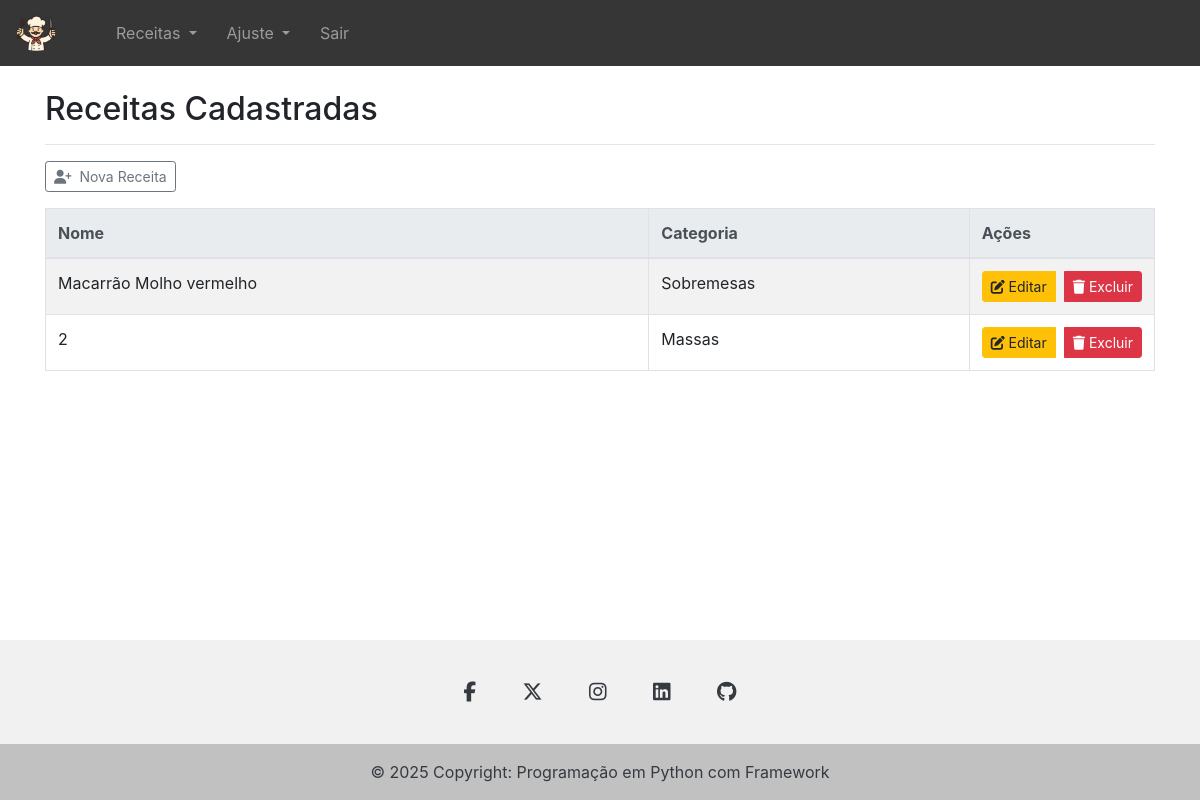
The page /listreceita (signed in) on the database its author committed.
### tables this page shows
CREATE TABLE receitas (
            id INTEGER PRIMARY KEY AUTOINCREMENT,
            nome_receita TEXT NOT NULL,
            ingredientes TEXT NOT NULL,
            modo_preparo TEXT NOT NULL,
            categoria TEXT NOT NULL
        );

### app.py (the view)
@app.route('/listreceita', methods=['GET', 'POST'])
@login_requerido
def listreceita():
    service = ReceitaService()
    try:
        receitas = service.listar_receitas()
    except:
        receitas = []
    return render_template('list_receita.html', receitas = receitas)

### app.py (called while the page is built)
def login_requerido(f):
    @wraps(f)
    def decorated_function(*args, **kwargs):
        if 'usuario' not in session:
            flash("Você precisa estar logado para acessar esta página.", "error")
            return redirect(url_for('login'))
        return f(*args, **kwargs)
    return decorated_function

@app.context_processor
def inject_social_links():
    social_links = {}
    service = ContatoService()
    contato = service.obter_contato()
    if contato:
        social_links = {
            "facebook": contato.facebook or "",
            "rede_x": contato.rede_x or "",
            "instagram": contato.instagram or "",
            "linkedin": contato.linkedin or "",
            "github": contato.github or ""
        }
    return {"social_links": social_links}

### core/contato/contato_repository.py (called while the page is built)
    def _criar_tabela(self):
        query = '''
        CREATE TABLE IF NOT EXISTS contatos (
            id INTEGER PRIMARY KEY,
            facebook TEXT,
            rede_x TEXT,
            instagram TEXT,
            linkedin TEXT,
            github TEXT
        )
        '''
        self.conn.execute(query)
        self.conn.commit()

    def buscar_por_id(self, id):
        cursor = self.conn.cursor()
        cursor.execute("SELECT * FROM contatos WHERE id = ?", (id,))
        row = cursor.fetchone()
        return Contato(**row) if row else None

### core/contato/contato_service.py (called while the page is built)
    def obter_contato(self, id=1):
        contato = self.repository.buscar_por_id(id)
        if not contato:
            raise ValueError("Contato não encontrado.")
        return contato

### core/receita/receita_repository.py (called while the page is built)
    def _criar_tabela(self):
        query = '''
        CREATE TABLE IF NOT EXISTS receitas (
            id INTEGER PRIMARY KEY AUTOINCREMENT,
            nome_receita TEXT NOT NULL,
            ingredientes TEXT NOT NULL,
            modo_preparo TEXT NOT NULL,
            categoria TEXT NOT NULL
        )
        '''
        self.conn.execute(query)
        self.conn.commit()

    def listar_todas(self):
        cursor = self.conn.cursor()
        cursor.execute("SELECT * FROM receitas")
        rows = cursor.fetchall()
        return [Receita(**row) for row in rows]

### core/receita/receita_service.py (called while the page is built)
    def listar_receitas(self):
        return self.repository.listar_todas()

### templates/list_receita.html (shortened to what this page needs)
{% extends "base.html" %}
{% block content %}
<h2>Receitas Cadastradas</h2>
<hr>
<div class="btn-group mb-3" role="group">
    <button type="button" class="btn btn-outline-secondary btn-sm"
        onclick="window.location.href='{{ url_for('receita') }}'">
        <i class="fa-solid fa-user-plus"></i>&nbsp;&nbsp;Nova Receita
    </button>
</div>
<table class="table table-bordered table-striped">
    <thead class="thead-light">
        <tr>
            <th>Nome</th>
            <th>Categoria</th>
            <th style="width: 160px;">Ações</th>
        </tr>
    </thead>
    <tbody>
        {% for receita in receitas %}
        <tr>
            <td>{{ receita.nome_receita }}</td>
            <td>{{ receita.categoria }}</td>
            <td>
                <div class="btn-group btn-group-sm" role="group">
                    <a href="{{ url_for('editar_receita', id=receita.id) }}" class="btn btn-warning">
                        <i class="fa-solid fa-pen-to-square"></i> Editar
                    </a>
                    <a href="{{ url_for('excluir_receita', id=receita.id) }}" class="ml-2 btn btn-danger"
                        onclick="return confirm('Tem certeza que deseja excluir esta receita?');">
                        <i class="fa-solid fa-trash"></i> Excluir
                    </a>
                </div>
            </td>
        </tr>
        {% else %}
        <tr>
            <td colspan="4" class="text-center">Nenhum categoria encontrado.</td>
        </tr>
        {% endfor %}
    </tbody>
</table>
{% endblock %}

### rows shown on the page
receitas: nome_receita "Macarrão Molho vermelho", categoria "Sobremesas"
receitas: nome_receita "2", categoria "Massas"
